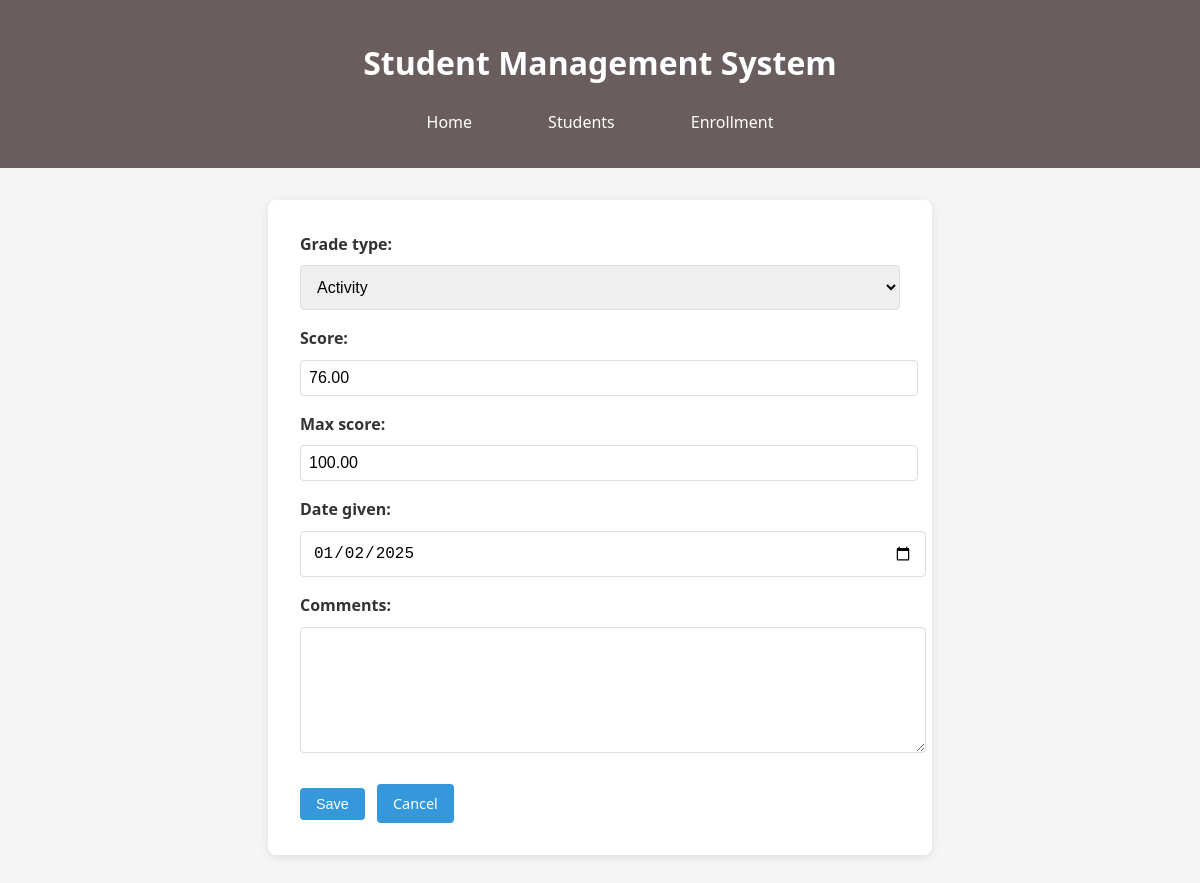
/grades/2/update/, run on the app's committed database.
### sms_app/models.py (models this page shows, shortened)
class Grade(models.Model):
    GRADE_TYPES = [
        ('ACT', 'Activity'),
        ('QUIZ', 'Quiz'),
        ('EXAM', 'Exam'),
    ]
    enrollment = models.ForeignKey(Enrollment, on_delete=models.CASCADE)
    grade_type = models.CharField(max_length=4, choices=GRADE_TYPES)
    score = models.DecimalField(max_digits=5, decimal_places=2)
    max_score = models.DecimalField(max_digits=5, decimal_places=2, default=100)
    date_given = models.DateField()
    comments = models.TextField(blank=True)

### sms_app/views.py (the view)
# urls.py: path('grades/<int:grade_id>/update/', views.grade_update, name='grade_update'),
def grade_update(request, grade_id):
    grade = get_object_or_404(Grade, id=grade_id)
    if request.method == 'POST':
        form = GradeForm(request.POST, instance=grade)
        if form.is_valid():
            form.save()
            return redirect('grade_list', enrollment_id=grade.enrollment.id)
    else:
        form = GradeForm(instance=grade)
    return render(request, 'grades/form.html', {
        'form': form,
        'action': 'Update',
        'enrollment': grade.enrollment
    })

### sms_app/forms.py
class GradeForm(forms.ModelForm):
    class Meta:
        model = Grade
        fields = ['grade_type', 'score', 'max_score', 'date_given', 'comments']
        widgets = {
            'date_given': forms.DateInput(attrs={'type': 'date'}),
            'comments': forms.Textarea(attrs={'rows': 3}),
        }

### templates/grades/form.html (shortened to what this page needs)
{% extends 'base.html' %}
{% block content %}
    <form method="post">
        <div class="form-group">
            {{ form.as_p }}
        </div>
        <button type="submit" class="btn">Save</button>
        <a href="{% url 'grade_list' enrollment.id %}" class="btn">Cancel</a>
    </form>
{% endblock %}

### sms_app/static/css/sms.css (style rules this page uses)
body { font-family: 'Segoe UI', Tahoma, Geneva, Verdana, sans-serif; line-height: 1.6; margin: 0; padding: 0; color: #333; background-color: #f5f5f5; }
form { background: white; padding: 1.5rem; border-radius: 5px; box-shadow: 0 2px 5px rgba(0,0,0,0.1); max-width: 600px; margin: 0 auto; }
.form-group { margin-bottom: 1rem; }
label { display: block; margin-bottom: 0.5rem; font-weight: bold; }
input[type="text"], input[type="email"], input[type="date"], input[type="number"], textarea, select { width: 100%; padding: 0.5rem; border: 1px solid #ddd; border-radius: 4px; font-size: 1rem; }
textarea { min-height: 100px; }
.btn { display: inline-block; padding: 0.5rem 1rem; background-color: #3498db; color: white; text-decoration: none; border-radius: 4px; border: none; cursor: pointer; font-size: 0.9rem; margin-right: 0.5rem; }
form { max-width: 600px; margin: 0 auto; background: white; padding: 2rem; border-radius: 8px; box-shadow: 0 2px 10px rgba(0,0,0,0.1); }
.form-group { margin-bottom: 1.5rem; }
.form-group p { margin: 0 0 1rem; }
input[type="text"], input[type="email"], input[type="date"], input[type="tel"], textarea, select { width: 100%; padding: 0.75rem; border: 1px solid #ddd; border-radius: 4px; font-size: 1rem; }

### data on the page
Grade: grade_type "Activity", score "76.00", max_score "100.00", date_given "01/02/2025"
